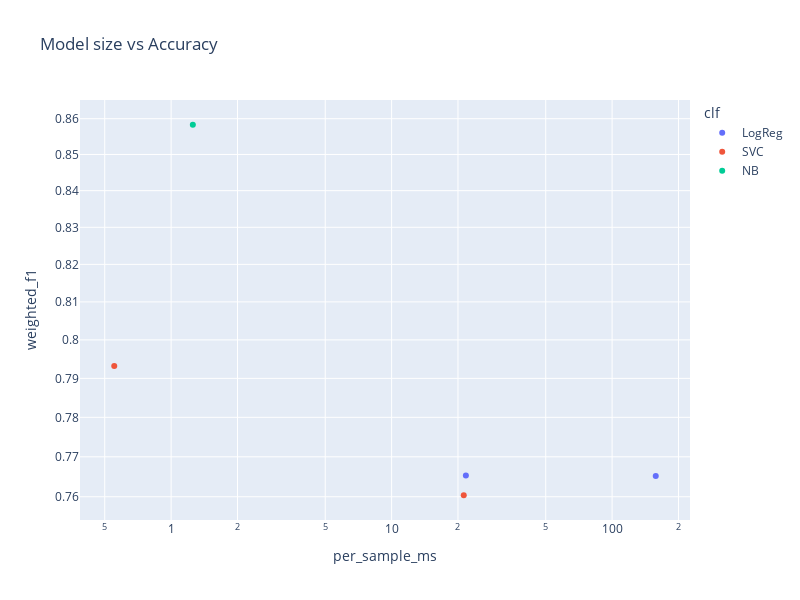

The notebook cell saved with this chart:
### Code cell
import plotly.express as px

# df: your summary dataframe with columns 'model_size_mb_train' and 'val_accuracy'
fig = px.scatter(
    results_df,
    x='per_sample_ms',
    y='weighted_f1',
    # size='model_size_mb',
    color='clf',
    hover_data=['experiment'],  # show name on hover
    title='Model size vs Accuracy',
    labels={
        'model_size_mb_train': 'Model size (MB)',
        'val_accuracy': 'Validation accuracy'
    }
)
fig.update_xaxes(type="log")
fig.update_yaxes(type="log")
fig.update_layout(width=800, height=600)
fig.show()

### Figure 1 — Plotly figure (JSON) as saved in the notebook; plotly's stock layout.template omitted (floating-point values rounded to 4 significant figures)
{"data": [{"customdata": [["minisbert_LogReg"], ["SBERT_LogReg"]], "hovertemplate": "clf=LogReg<br>per_sample_ms=%{x}<br>weighted_f1=%{y}<br>experiment=%{customdata[0]}<extra></extra>", "legendgroup": "LogReg", "marker": {"color": "#636efa", "symbol": "circle"}, "mode": "markers", "name": "LogReg", "orientation": "v", "showlegend": true, "x": [21.72, 157.7], "xaxis": "x", "y": [0.7653, 0.7652], "yaxis": "y", "type": "scatter"}, {"customdata": [["sbert_SVC"], ["TFIDF_SVC"]], "hovertemplate": "clf=SVC<br>per_sample_ms=%{x}<br>weighted_f1=%{y}<br>experiment=%{customdata[0]}<extra></extra>", "legendgroup": "SVC", "marker": {"color": "#EF553B", "symbol": "circle"}, "mode": "markers", "name": "SVC", "orientation": "v", "showlegend": true, "x": [21.24, 0.5523], "xaxis": "x", "y": [0.7604, 0.7932], "yaxis": "y", "type": "scatter"}, {"customdata": [["TFIDF_NB"]], "hovertemplate": "clf=NB<br>per_sample_ms=%{x}<br>weighted_f1=%{y}<br>experiment=%{customdata[0]}<extra></extra>", "legendgroup": "NB", "marker": {"color": "#00cc96", "symbol": "circle"}, "mode": "markers", "name": "NB", "orientation": "v", "showlegend": true, "x": [1.255], "xaxis": "x", "y": [0.8583], "yaxis": "y", "type": "scatter"}], "layout": {"xaxis": {"anchor": "y", "domain": [0.0, 1.0], "title": {"text": "per_sample_ms"}, "type": "log"}, "yaxis": {"anchor": "x", "domain": [0.0, 1.0], "title": {"text": "weighted_f1"}, "type": "log"}, "legend": {"title": {"text": "clf"}, "tracegroupgap": 0}, "title": {"text": "Model size vs Accuracy"}, "width": 800, "height": 600}}
